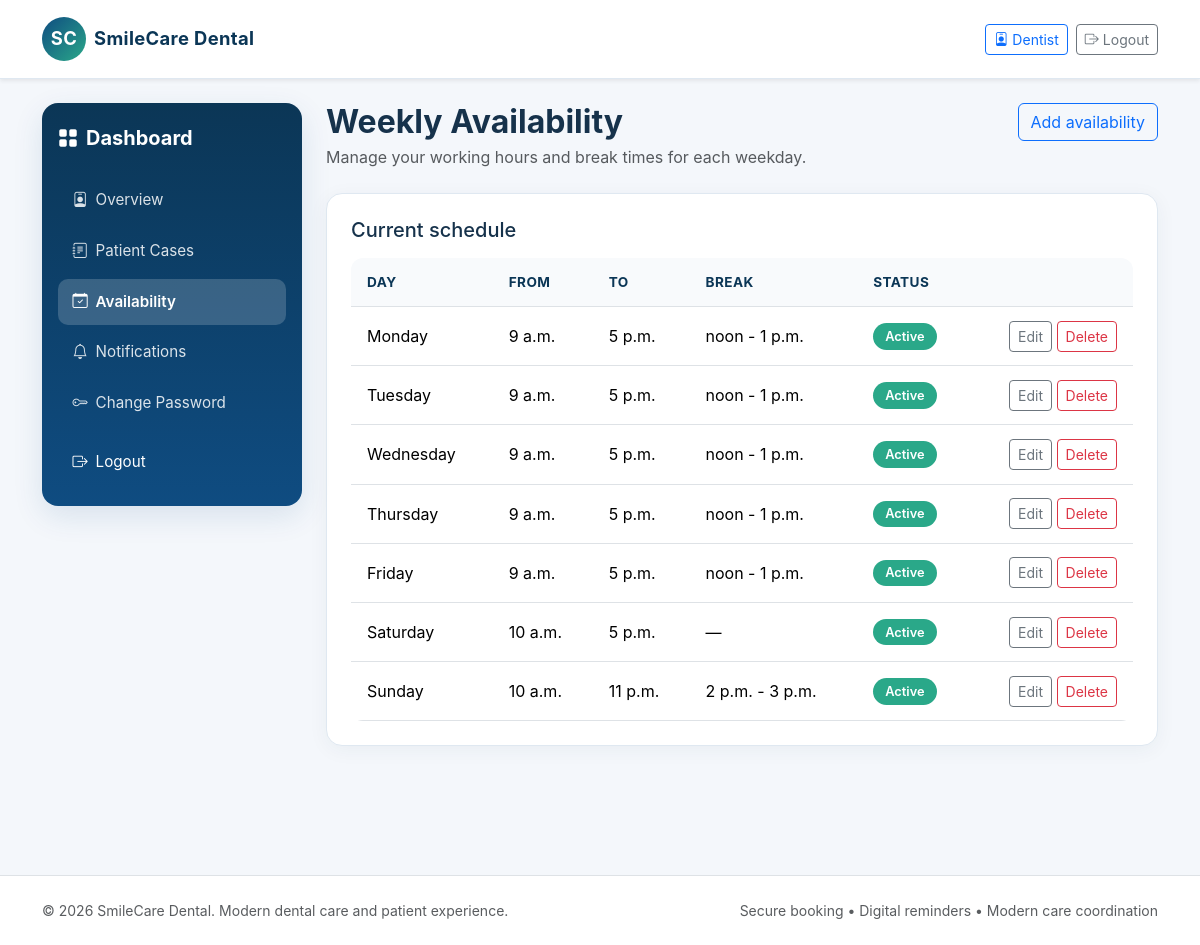
The app's page /dentists/availability/ (signed in) with its own data.
### dentists/models.py (models this page shows, shortened)
class DentistAvailability(models.Model):
    DAY_CHOICES = [(i, day) for i, day in enumerate(['Monday', 'Tuesday', 'Wednesday', 'Thursday', 'Friday', 'Saturday', 'Sunday'], start=1)]
    dentist = models.ForeignKey(Dentist, related_name='availabilities', on_delete=models.CASCADE)
    day_of_week = models.PositiveIntegerField(choices=DAY_CHOICES)
    start_time = models.TimeField()
    end_time = models.TimeField()
    break_start = models.TimeField(blank=True, null=True)
    break_end = models.TimeField(blank=True, null=True)
    active = models.BooleanField(default=True)

### dentists/views.py (the view)
# urls.py: path('availability/', dentist_availability, name='dentist_availability'),
@login_required
def dentist_availability(request):
    if not request.user.is_dentist_approved():
        messages.error(request, 'Your dentist account is pending approval or inactive.')
        return redirect('home')
    dentist = Dentist.objects.filter(user=request.user).first()
    if not dentist:
        messages.error(request, 'Dentist profile not found.')
        return redirect('home')
    availabilities = DentistAvailability.objects.filter(dentist=dentist).order_by('day_of_week', 'start_time')
    return render(request, 'dashboard/dentist_availability.html', {'availabilities': availabilities})

### accounts/models.py (called while the page is built)
    def is_patient(self):
        return self.role == 'patient'

    def is_staff_role(self):
        return self.role in {'staff', 'admin'}

    def is_dentist(self):
        return self.role == 'dentist'

    def is_admin(self):
        return self.role == 'admin'

    def is_dentist_approved(self):
        return self.is_dentist() and self.is_active and self.account_status == 'approved'

### reminders/templatetags/notifications_tags.py (called while the page is built)
@register.simple_tag(takes_context=True)
def unread_notifications_count(context):
    request = context.get('request')
    if not request or not request.user.is_authenticated:
        return 0
    return Notification.objects.filter(user=request.user, is_read=False).count()

### templates/dashboard/dentist_availability.html
{% extends 'base.html' %}
{% block content %}
<div class="dashboard-shell">
    {% include 'dashboard/_sidebar.html' %}
    <div class="main-panel">
        <div class="row mb-4">
            <div class="col-lg-8">
                <h2 class="fw-bold mb-1">Weekly Availability</h2>
                <p class="text-muted mb-0">Manage your working hours and break times for each weekday.</p>
            </div>
            <div class="col-lg-4 text-lg-end">
                <a href="{% url 'dentist_add_availability' %}" class="btn btn-outline-primary">Add availability</a>
            </div>
        </div>
        <div class="card-soft p-4 mb-4">
            <h5 class="mb-3">Current schedule</h5>
            <div class="table-responsive">
                <table class="table align-middle">
                    <thead>
                        <tr>
                            <th>Day</th>
                            <th>From</th>
                            <th>To</th>
                            <th>Break</th>
                            <th>Status</th>
                            <th></th>
                        </tr>
                    </thead>
                    <tbody>
                        {% for slot in availabilities %}
                        <tr>
                            <td>{{ slot.get_day_of_week_display }}</td>
                            <td>{{ slot.start_time }}</td>
                            <td>{{ slot.end_time }}</td>
                            <td>{% if slot.break_start and slot.break_end %}{{ slot.break_start }} - {{ slot.break_end }}{% else %}—{% endif %}</td>
                            <td>{% if slot.active %}<span class="pill pill-success">Active</span>{% else %}<span class="pill pill-secondary">Inactive</span>{% endif %}</td>
                            <td class="text-end">
                                <a href="{% url 'dentist_edit_availability' slot.pk %}" class="btn btn-sm btn-outline-secondary">Edit</a>
                                <a href="{% url 'dentist_delete_availability' slot.pk %}" class="btn btn-sm btn-outline-danger">Delete</a>
                            </td>
                        </tr>
                        {% empty %}
                        <tr><td colspan="6"><div class="empty-state">No availability rules set yet.</div></td></tr>
                        {% endfor %}
                    </tbody>
                </table>
            </div>
        </div>
    </div>
</div>
{% endblock %}

### static/css/style.css (style rules this page uses)
:root { --primary: #0f4c81; --primary-dark: #0b3656; --accent: #2aa889; --warning: #f4a259; --danger: #d94b4b; --text: #16324b; --muted: #69819b; --bg: #f4f7fb; --card: #ffffff; --border: #dfe8f1; }
body { font-family: Inter, -apple-system, BlinkMacSystemFont, "Segoe UI", Roboto, sans-serif; color: var(--text); background: var(--bg); overflow-x: hidden; }
a { text-decoration: none; color: var(--primary); transition: color 0.2s ease; }
h2, .h2 { font-size: clamp(1.5rem, 3vw, 2rem); }
.dashboard-shell { display: flex; align-items: stretch; min-height: calc(100vh - 100px); gap: 1.5rem; }
.main-panel { flex: 1; min-width: 0; }
.card-soft { border: 1px solid var(--border); border-radius: 1rem; box-shadow: 0 4px 20px rgba(19,52,79,0.05); background: var(--card); transition: transform 0.2s ease, box-shadow 0.2s ease; }
.pill { display: inline-flex; align-items: center; gap: 0.35rem; padding: 0.35rem 0.75rem; border-radius: 999px; font-size: 0.8rem; font-weight: 600; line-height: 1.2; white-space: nowrap; }
.pill-success { background: #2aa889; color: #fff; }
.table-responsive { border-radius: 0.75rem; overflow-x: auto; -webkit-overflow-scrolling: touch; }
.table { margin-bottom: 0; }
.table thead th { color: var(--primary-dark); font-weight: 700; background-color: #f8fafc; border-bottom-width: 1px; font-size: 0.85rem; text-transform: uppercase; letter-spacing: 0.03em; padding: 0.85rem 1rem; }
.table td { padding: 0.85rem 1rem; vertical-align: middle; }

### records on screen
DentistAvailability: day_of_week "Monday", start_time "9 a.m.", end_time "5 p.m.", break_start "noon", break_end "1 p.m.", active "Active"
DentistAvailability: day_of_week "Tuesday", start_time "9 a.m.", end_time "5 p.m.", break_start "noon", break_end "1 p.m.", active "Active"
DentistAvailability: day_of_week "Wednesday", start_time "9 a.m.", end_time "5 p.m.", break_start "noon", break_end "1 p.m.", active "Active"
DentistAvailability: day_of_week "Thursday", start_time "9 a.m.", end_time "5 p.m.", break_start "noon", break_end "1 p.m.", active "Active"
DentistAvailability: day_of_week "Friday", start_time "9 a.m.", end_time "5 p.m.", break_start "noon", break_end "1 p.m.", active "Active"
DentistAvailability: day_of_week "Saturday", start_time "10 a.m.", end_time "5 p.m.", active "Active"
DentistAvailability: day_of_week "Sunday", start_time "10 a.m.", end_time "11 p.m.", break_start "2 p.m.", break_end "3 p.m.", active "Active"
